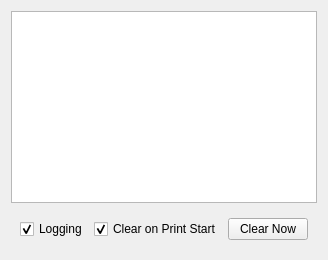
           <widget class="QWidget" name="tab_5">
            <attribute name="title">
             <string>Communications</string>
            </attribute>
            <layout class="QVBoxLayout" name="verticalLayout_17">
             <item>
              <widget class="QPlainTextEdit" name="i_txt_comms">
               <property name="font">
                <font>
                 <stylestrategy>PreferDefault</stylestrategy>
                </font>
               </property>
               <property name="readOnly">
                <bool>true</bool>
               </property>
              </widget>
             </item>
             <item>
              <widget class="QWidget" name="widget_13" native="true">
               <layout class="QHBoxLayout" name="horizontalLayout_8">
                <item>
                 <widget class="QCheckBox" name="Printer_Logging">
                  <property name="text">
                   <string>Logging</string>
                  </property>
                  <property name="checked">
                   <bool>true</bool>
                  </property>
                 </widget>
                </item>
                <item>
                 <widget class="QCheckBox" name="Printer_ClearLogOnPrintStart">
                  <property name="text">
                   <string>Clear on Print Start</string>
                  </property>
                  <property name="checked">
                   <bool>true</bool>
                  </property>
                 </widget>
                </item>
                <item>
                 <widget class="QPushButton" name="Printer_ClearLog">
                  <property name="text">
                   <string>Clear Now</string>
                  </property>
                 </widget>
                </item>
               </layout>
              </widget>
             </item>
            </layout>
           </widget>
